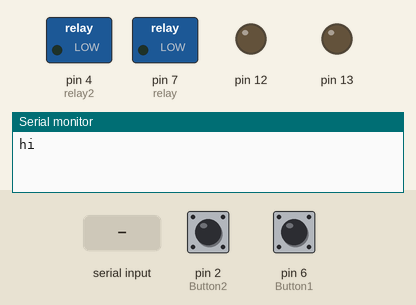
Bench run of a sketch on a simulated Arduino Uno, built with avr-gcc and run on an emulated ATmega328P. Parts: switched loads named in the sketch (green lamp = pin HIGH), output pins drawn as LEDs (lit = HIGH), the last lines printed to the serial monitor. The test bench sets the inputs (shaded band); at power-on: pin 2 (Button2) HIGH, pin 6 (Button1) HIGH.

Above: at 1.2 s.
1.3 s: "1" received over Serial
At 2.0 s:
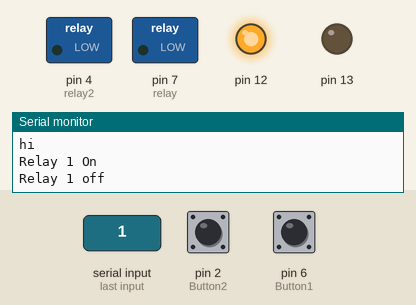
3.1 s: "2" received over Serial
At 4.6 s:
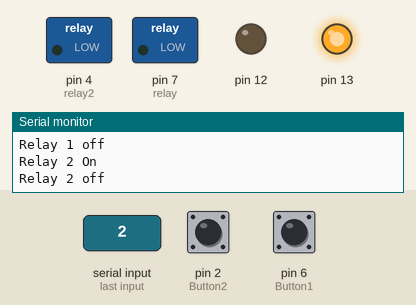
4.9 s: "3" received over Serial
At 5.1 s:
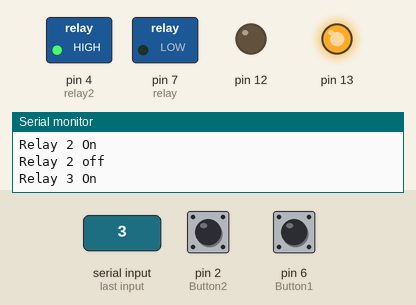
8.3 s: "1" received over Serial
At 8.5 s:
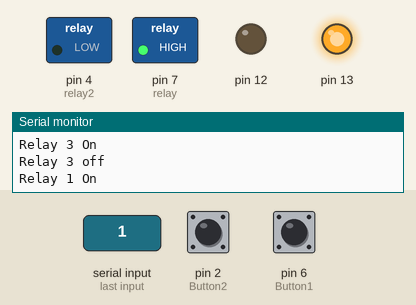
10.1 s: "4" received over Serial
At 10.3 s:
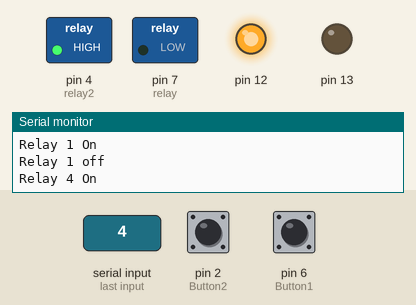
Timing chart, 0 to 12.9 s (numbered marks = the images above; inputs shaded):
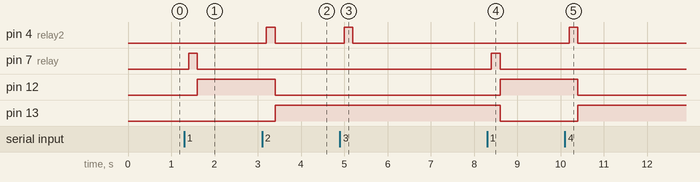

Measured:
- after the input at 1.3 s, pin 7 (relay): LOW → HIGH after 0.10 s, → LOW 0.20 s later; pin 12: LOW → HIGH after 0.30 s
- after the input at 3.1 s, pin 4 (relay2): LOW → HIGH after 0.10 s, → LOW 0.20 s later; pin 12: HIGH → LOW after 0.30 s; pin 13: LOW → HIGH after 0.30 s
- after the input at 4.9 s, pin 4 (relay2): LOW → HIGH after 0.10 s, → LOW 0.20 s later
- after the input at 8.3 s, pin 7 (relay): LOW → HIGH after 0.10 s, → LOW 0.20 s later; pin 12: LOW → HIGH after 0.30 s; pin 13: HIGH → LOW after 0.30 s
- after the input at 10.1 s, pin 4 (relay2): LOW → HIGH after 0.10 s, → LOW 0.20 s later; pin 12: HIGH → LOW after 0.30 s; pin 13: LOW → HIGH after 0.30 s

The sketch:

control.ino
```cpp
// Transmitter

int Button1 = 6;
int Button2 = 2;
char message;

int relay = 7;
int relay2 = 4;


void setup() {
  // put your setup code here, to run once:

  Serial.begin(9600); // for communication
  pinMode(Button1, INPUT_PULLUP); // for read button
  pinMode(12, OUTPUT);
  pinMode(13, OUTPUT);

  Serial.println("hi");
  pinMode(relay, OUTPUT);

  pinMode(relay2, OUTPUT);

}

void loop() {

  // put your main code here, to run repeatedly:
  if (digitalRead(Button1) == 0)
  {

Serial.println( '1' );
Serial.write('1');

    delay(50);
  }
  else if (digitalRead(Button2) == 0)
  {

  }
  if (Serial.available())
  {
    message = Serial.read();
   // Serial.println(message);
    switch (message) {
      case '1':
        // statements
        digitalWrite(relay, HIGH);
        Serial.println("Relay 1 On");
        delay(200);
        digitalWrite(relay, LOW);
        Serial.println("Relay 1 off");
        digitalWrite(12, HIGH);
        digitalWrite(13, LOW);

        break;
      case '2':
        // statements
        digitalWrite(relay2, HIGH);
        Serial.println("Relay 2 On");
        delay(200);
        digitalWrite(relay2, LOW);
        Serial.println("Relay 2 off");
        digitalWrite(12, LOW);
        digitalWrite(13, HIGH);

        break;
         case '3':
        // statements
        digitalWrite(relay2, HIGH);
        Serial.println("Relay 3 On");
        delay(200);
        digitalWrite(relay2, LOW);
        Serial.println("Relay 3 off");
        digitalWrite(12, LOW);
        digitalWrite(13, HIGH);

        break;
         case '4':
        // statements
        digitalWrite(relay2, HIGH);
        Serial.println("Relay 4 On");
        delay(200);
        digitalWrite(relay2, LOW);
        Serial.println("Relay 4 off");
        digitalWrite(12, LOW);
        digitalWrite(13, HIGH);

        break;
      default:
        // statements

        break;
    }

  }

  delay(200); // waitting message send
}
```
